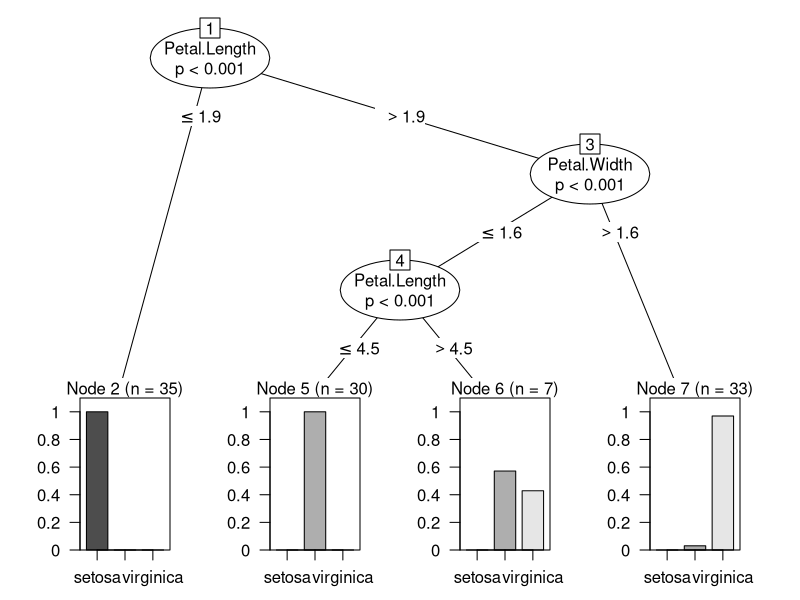

The R script that drew this image:
library(party)
library(caret)
library(caTools)
split_tag<-sample.split(iris$Species,SplitRatio=0.7)
train<-subset(iris,split_tag==T)
test<-subset(iris,split_tag==F)
tree<-ctree(Species~.,data=train)
plot(tree)
pred<-predict(tree,test,type="response")
confusion<-table(test$Species,pred)
confusion
Acc<-sum(diag(confusion))/sum(confusion)
Acc
